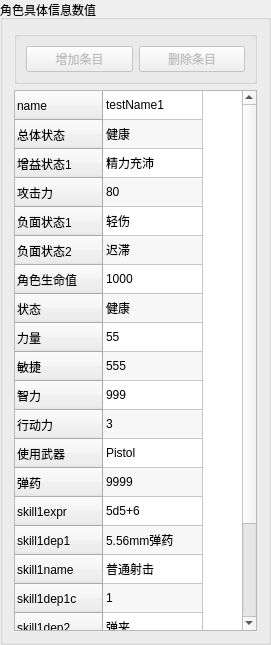
   <widget class="QGroupBox" name="g_characterInfo">
    <property name="geometry">
     <rect>
      <x>1140</x>
      <y>230</y>
      <width>271</width>
      <height>645</height>
     </rect>
    </property>
    <property name="title">
     <string>角色具体信息数值</string>
    </property>
    <layout class="QVBoxLayout" name="verticalLayout_6">
     <item>
      <widget class="QGroupBox" name="groupBox_4">
       <property name="title">
        <string/>
       </property>
       <layout class="QHBoxLayout" name="horizontalLayout_3">
        <item>
         <widget class="QPushButton" name="pushButton_addTableItem">
          <property name="enabled">
           <bool>false</bool>
          </property>
          <property name="text">
           <string>增加条目</string>
          </property>
         </widget>
        </item>
        <item>
         <widget class="QPushButton" name="pushButton_deleteTableHeader">
          <property name="enabled">
           <bool>false</bool>
          </property>
          <property name="text">
           <string>删除条目</string>
          </property>
         </widget>
        </item>
       </layout>
       <zorder>pushButton_deleteTableHeader</zorder>
       <zorder>pushButton_addTableItem</zorder>
      </widget>
     </item>
     <item>
      <widget class="QTableWidget" name="tableWidget_characterInfo">
       <property name="font">
        <font>
         <pointsize>9</pointsize>
        </font>
       </property>
       <property name="verticalScrollBarPolicy">
        <enum>Qt::ScrollBarAlwaysOn</enum>
       </property>
       <property name="horizontalScrollBarPolicy">
        <enum>Qt::ScrollBarAsNeeded</enum>
       </property>
       <property name="sizeAdjustPolicy">
        <enum>QAbstractScrollArea::AdjustToContents</enum>
       </property>
       <property name="tabKeyNavigation">
        <bool>true</bool>
       </property>
       <property name="dragEnabled">
        <bool>false</bool>
       </property>
       <property name="dragDropOverwriteMode">
        <bool>true</bool>
       </property>
       <property name="defaultDropAction">
        <enum>Qt::IgnoreAction</enum>
       </property>
       <property name="alternatingRowColors">
        <bool>true</bool>
       </property>
       <property name="selectionMode">
        <enum>QAbstractItemView::ExtendedSelection</enum>
       </property>
       <property name="textElideMode">
        <enum>Qt::ElideRight</enum>
       </property>
       <property name="showGrid">
        <bool>true</bool>
       </property>
       <property name="gridStyle">
        <enum>Qt::CustomDashLine</enum>
       </property>
       <property name="sortingEnabled">
        <bool>false</bool>
       </property>
       <property name="cornerButtonEnabled">
        <bool>false</bool>
       </property>
       <attribute name="horizontalHeaderVisible">
        <bool>false</bool>
       </attribute>
       <attribute name="horizontalHeaderShowSortIndicator" stdset="0">
        <bool>true</bool>
       </attribute>
       <attribute name="verticalHeaderVisible">
        <bool>true</bool>
       </attribute>
       <attribute name="verticalHeaderMinimumSectionSize">
        <number>28</number>
       </attribute>
       <attribute name="verticalHeaderDefaultSectionSize">
        <number>29</number>
       </attribute>
       <attribute name="verticalHeaderHighlightSections">
        <bool>true</bool>
       </attribute>
       <attribute name="verticalHeaderShowSortIndicator" stdset="0">
        <bool>false</bool>
       </attribute>
       <row>
        <property name="text">
         <string>name</string>
        </property>
       </row>
       <row>
        <property name="text">
         <string>总体状态</string>
        </property>
       </row>
       <row>
        <property name="text">
         <string>增益状态1</string>
        </property>
       </row>
       <row>
        <property name="text">
         <string>攻击力</string>
        </property>
       </row>
       <row>
        <property name="text">
         <string>负面状态1</string>
        </property>
       </row>
       <row>
        <property name="text">
         <string>负面状态2</string>
        </property>
       </row>
       <row>
        <property name="text">
         <string>角色生命值</string>
        </property>
       </row>
       <row>
        <property name="text">
         <string>状态</string>
        </property>
       </row>
       <row>
        <property name="text">
         <string>力量</string>
        </property>
       </row>
       <row>
        <property name="text">
         <string>敏捷</string>
        </property>
       </row>
       <row>
        <property name="text">
         <string>智力</string>
        </property>
       </row>
       <row>
        <property name="text">
         <string>行动力</string>
        </property>
       </row>
       <row>
        <property name="text">
         <string>使用武器</string>
        </property>
       </row>
       <row>
        <property name="text">
         <string>弹药</string>
        </property>
       </row>
       <row>
        <property name="text">
         <string>skill1expr</string>
        </property>
       </row>
       <row>
        <property name="text">
         <string>skill1dep1</string>
        </property>
       </row>
       <row>
        <property name="text">
         <string>skill1name</string>
        </property>
       </row>
       <row>
        <property name="text">
         <string>skill1dep1c</string>
        </property>
       </row>
       <row>
        <property name="text">
         <string>skill1dep2</string>
        </property>
       </row>
       <row>
        <property name="text">
         <string>skill1dep2c</string>
        </property>
       </row>
       <row>
        <property name="text">
         <string>skill1dep1num</string>
        </property>
       </row>
       <row>
        <property name="text">
         <string>skill1dep2num</string>
        </property>
       </row>
       <column>
        <property name="text">
         <string>Value</string>
        </property>
       </column>
       <item row="0" column="0">
        <property name="text">
         <string>testName1</string>
        </property>
       </item>
       <item row="1" column="0">
        <property name="text">
         <string>健康</string>
        </property>
       </item>
       <item row="2" column="0">
        <property name="text">
         <string>精力充沛</string>
        </property>
       </item>
       <item row="3" column="0">
        <property name="text">
         <string>80</string>
        </property>
       </item>
       <item row="4" column="0">
        <property name="text">
         <string>轻伤</string>
        </property>
       </item>
       <item row="5" column="0">
        <property name="text">
         <string>迟滞</string>
        </property>
       </item>
       <item row="6" column="0">
        <property name="text">
         <string>1000</string>
        </property>
       </item>
       <item row="7" column="0">
        <property name="text">
         <string>健康</string>
        </property>
       </item>
       <item row="8" column="0">
        <property name="text">
         <string>55</string>
        </property>
       </item>
       <item row="9" column="0">
        <property name="text">
         <string>555</string>
        </property>
       </item>
       <item row="10" column="0">
        <property name="text">
         <string>999</string>
        </property>
       </item>
       <item row="11" column="0">
        <property name="text">
         <string>3</string>
        </property>
       </item>
       <item row="12" column="0">
        <property name="text">
         <string>Pistol</string>
        </property>
       </item>
       <item row="13" column="0">
        <property name="text">
         <string>9999</string>
        </property>
       </item>
       <item row="14" column="0">
        <property name="text">
         <string>5d5+6</string>
        </property>
       </item>
       <item row="15" column="0">
        <property name="text">
         <string>5.56mm弹药</string>
        </property>
       </item>
       <item row="16" column="0">
        <property name="text">
         <string>普通射击</string>
        </property>
       </item>
       <item row="17" column="0">
        <property name="text">
         <string>1</string>
        </property>
       </item>
       <item row="18" column="0">
        <property name="text">
         <string>弹夹</string>
        </property>
       </item>
       <item row="19" column="0">
        <property name="text">
         <string>1</string>
        </property>
       </item>
       <item row="20" column="0">
        <property name="text">
         <string>600</string>
        </property>
       </item>
       <item row="21" column="0">
        <property name="text">
         <string>30</string>
        </property>
       </item>
      </widget>
     </item>
    </layout>
   </widget>
